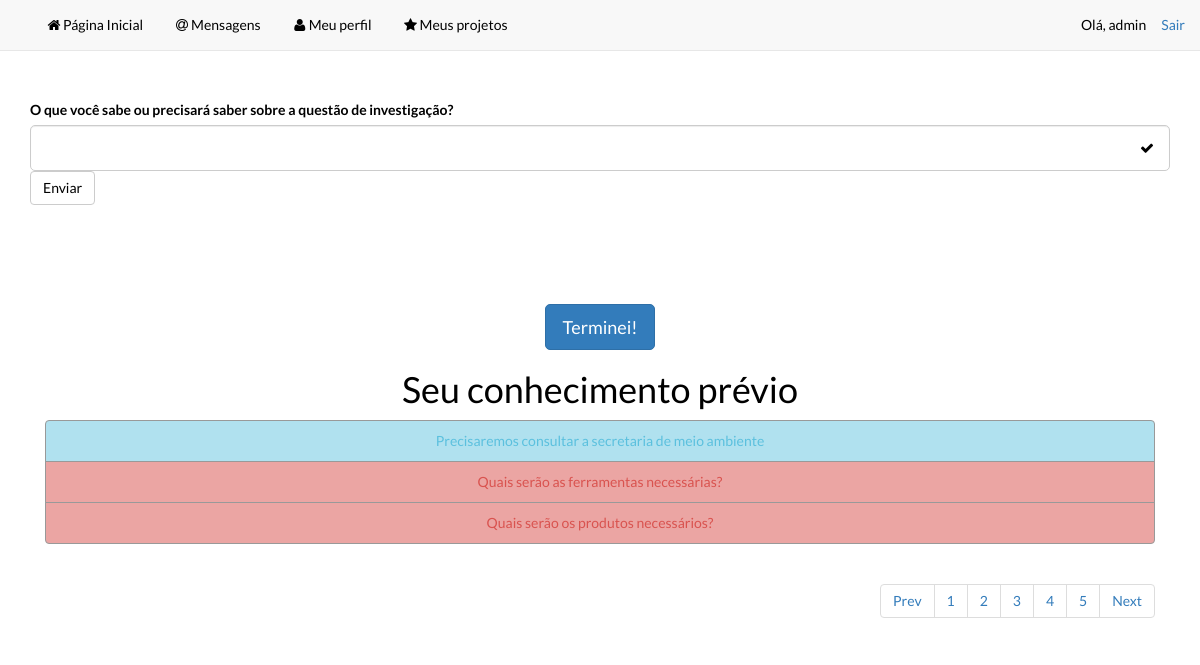
Page /projeto/ufes-turma-3-engen-comp/conhecimento_previo/ (signed in) on the committed database.
### aproap/models.py (models this page shows)
class conhecimento(models.Model):
    qualProjeto = models.ForeignKey(Projeto)
    usuario = models.CharField(max_length=100)
    texto = models.CharField(max_length=200)
    certezaOuDuvida = models.CharField(max_length=1)
    def __unicode__(self):
        return self.texto

### aproap/views.py (the view)
# urls.py: url(r'^projeto/(?P<slug>[\w-]+)/conhecimento_previo/$', 'aproap.views.conhecimentoPrevio',
@login_required
def conhecimentoPrevio(request, slug):
    pk = espacoProjeto.objects.get(slugProjeto=slug).id
    idProj = Projeto.objects.get(espaco=pk)
    try:
        certezas = conhecimento.objects.filter(qualProjeto=idProj, usuario=request.user.username, certezaOuDuvida='C')
    except:
        certezas = None
    try:
        duvidas = conhecimento.objects.filter(qualProjeto=idProj, usuario=request.user.username, certezaOuDuvida='D')
    except:
        duvidas = None
    context = dict(certezas=certezas, duvidas=duvidas, espacoId=pk)
    c = RequestContext(request, context)
    return render_to_response('conhecPrevio.html', c)

### aproap/templates/conhecPrevio.html (shortened to what this page needs)
{% include "header.html" %}
<form class="salvaCerteza" method="post" action="/salvar_conhecimento/{{ espacoId }}/">
    <div class="section">
      <div class="container">
        <div class="row">
          <div class="col-md-12">
            <form role="form">
              <div class="form-group has-feedback">
                <label class="control-label">O que você sabe ou precisará saber sobre a questão de investigação?</label>
                <input class="form-control input-lg" type="text" name="conhecimento">
              <button type="submit" class="btn btn-default">Enviar</button>
              </form>
          </div>
          </div>
        </div>
      </div>
</form>
<form class="form-horizontal" method="post" action="/terminar_etapa3/{{ espacoId }}/">
<div class="section">
      <div class="container">
        <div class="row">
          <div class="col-md-12">
            <div class="col-md-12 text-center">
              <button class="btn btn-lg btn-primary" type="submit">Terminei!</button>
            <div class="row">
              <div class="col-md-12">
                <h1>Seu conhecimento prévio</h1>
                <ul class="list-group">
                   {% for certeza in certezas %}
                      <li class="list-group-item list-group-item-info">{{ certeza }}</li>
                   {% endfor %}
                   {% for duvida in duvidas %}
                      <li class="list-group-item list-group-item-danger">{{ duvida }}</li>
                   {% endfor %}
                </ul>
              </div>
            </div>
            <div class="row">
            <div class="col-md-12 text-right">
                <ul class="pagination">
                    <li><a href="#">Prev</a>
                    </li>
                    <li><a href="#">1</a>
                    </li>
                    <li><a href="#">2</a>
                    </li>
                    <li><a href="#">3</a>
                    </li>
                    <li><a href="#">4</a>
                    </li>
                    <li><a href="#">5</a>
                    </li>
                    <li><a href="#">Next</a>
                    </li>
                </ul>
            </div>
           </div>
          </div>
        </div>
      </div>
    </div>
</div>
</form>

### aproap/templates/header.html (shortened to what this page needs)
{% load static %}
<html><head>
        <link href="{% static 'static/css/font-awesome.min.css' %}" rel="stylesheet">
        <link href="{% static 'static/css/bootstrap.css' %}" rel="stylesheet">
        <link href="{% static 'static/css/litetooltip.min.css' %}" rel="stylesheet">
        <link href="{% static 'static/css/rateit.css' %}" rel="stylesheet">
    </head><body>
  <body>
    <div class="navbar navbar-default navbar-static-top">
      <div class="container">
        <div class="collapse navbar-collapse" id="navbar-ex-collapse">
          <p class="navbar-right navbar-text"><a href="/logout/">Sair </a></p>
          <ul class="nav navbar-left navbar-nav">
            <li class="">
              <a href="/espacos/"><i class="fa fa-fw fa-home"></i>Página Inicial</a>
            </li>
            <li>
              <a href="#"><i class="fa fa-fw fa-at"></i>Mensagens</a>
            </li>
            <li>
              <a href="#"><i class="fa fa-fw fa-user"></i>Meu perfil</a>
            </li>
            <li>
              <a href="#"><i class="fa fa-star fa-fw"></i>Meus projetos</a>
            </li>
          </ul>
          {% if user.is_authenticated %}
              <p class="navbar-text navbar-right">Olá, {{ user.username }} </p>
          {% else %}
              <p class="navbar-text navbar-right">Olá!
                  <a href="#" class="navbar-link" data-toggle="modal" data-target="#login">você pode se logar aqui</a>
              </p>
          {% endif %}
        </div>
      </div>
    </div>

### rows in the picture
conhecimento: texto "Precisaremos consultar a secretaria de meio ambiente"
conhecimento: texto "Quais serão as ferramentas necessárias?"
conhecimento: texto "Quais serão os produtos necessários?"

### other values in the picture
{{ user.username }} "admin"
